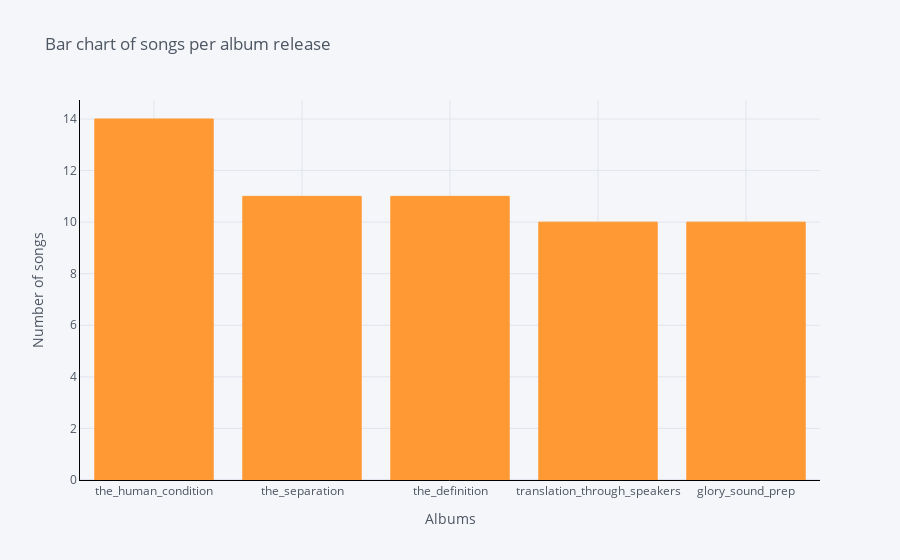

Notebook code for this chart:
### Code cell
#Songs per album
data.groupby('album').count()['titles'].sort_values(ascending=False).iplot(
    kind='bar', 
    yTitle='Number of songs', 
    linecolor='black', 
    opacity=0,
    title='Bar chart of songs per album release', 
    xTitle='Albums'
    )

### Figure 1 — Plotly figure (JSON) as saved in the notebook; plotly's stock layout.template omitted (floating-point values rounded to 4 significant figures)
{"data": [{"marker": {"color": "rgba(255, 153, 51, 1.0)", "line": {"color": "rgba(255, 153, 51, 1.0)", "width": 1}}, "name": "titles", "orientation": "v", "text": "", "type": "bar", "x": ["the_human_condition", "the_separation", "the_definition", "translation_through_speakers", "glory_sound_prep"], "y": [14, 11, 11, 10, 10]}], "layout": {"legend": {"bgcolor": "#F5F6F9", "font": {"color": "#4D5663"}}, "paper_bgcolor": "#F5F6F9", "plot_bgcolor": "#F5F6F9", "title": {"font": {"color": "#4D5663"}, "text": "Bar chart of songs per album release"}, "xaxis": {"gridcolor": "#E1E5ED", "linecolor": "black", "showgrid": true, "tickfont": {"color": "#4D5663"}, "title": {"font": {"color": "#4D5663"}, "text": "Albums"}, "zerolinecolor": "#E1E5ED"}, "yaxis": {"gridcolor": "#E1E5ED", "linecolor": "black", "showgrid": true, "tickfont": {"color": "#4D5663"}, "title": {"font": {"color": "#4D5663"}, "text": "Number of songs"}, "zerolinecolor": "#E1E5ED"}}}
